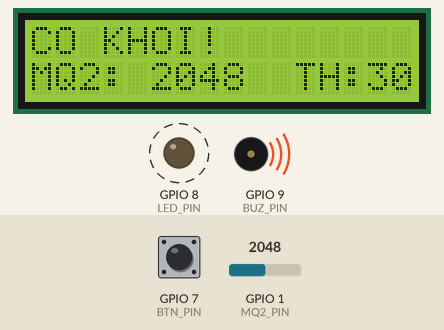
A sketch run on a simulated ESP32-S3. Shown: 16×2 character LCD, output pins drawn as LEDs (lit = HIGH), buzzer (waves = sounding, pin HIGH). Dashed ring = blinking. The test bench sets the inputs (shaded band); at power-on: GPIO 7 (BTN_PIN) HIGH, GPIO 1 (MQ2_PIN) = 2048. What the sketch prints to the serial monitor is not drawn.

Above: at 1.9 s.
2.0 s: GPIO 7 (BTN_PIN) pulled LOW for 0.15 s
At 2.5 s:
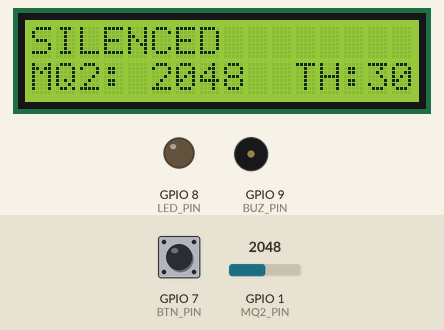
3.6 s: GPIO 1 (MQ2_PIN) set to 313
At 4.6 s:
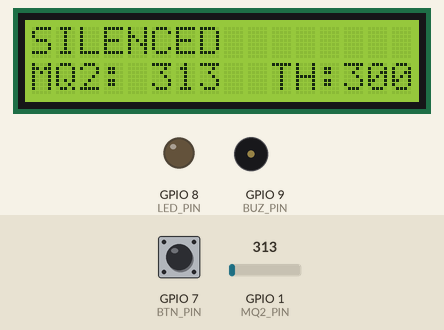
5.1 s: GPIO 1 (MQ2_PIN) set to 277
At 6.4 s:
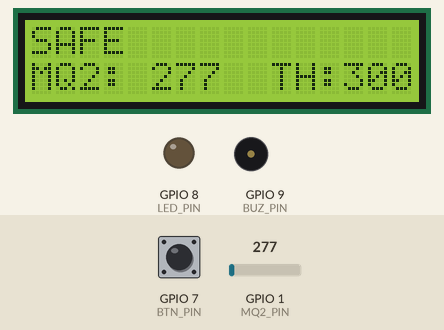
6.7 s: GPIO 1 (MQ2_PIN) set to 340
At 6.95 s:
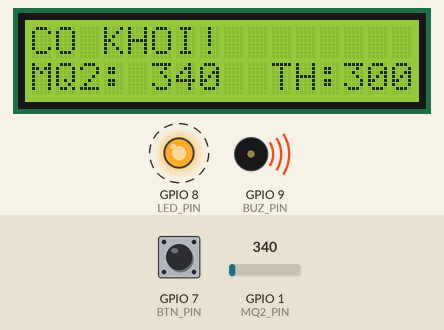
8.2 s: GPIO 7 (BTN_PIN) pulled LOW for 1 s
At 9.6 s:
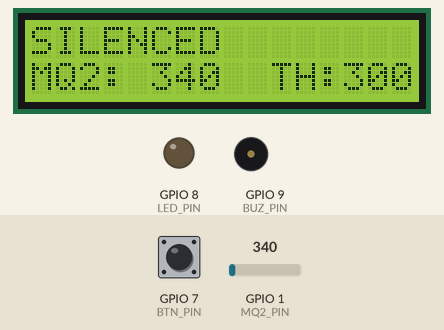
Timing chart, 0 to 11.2 s (numbered marks = the images above; inputs shaded):
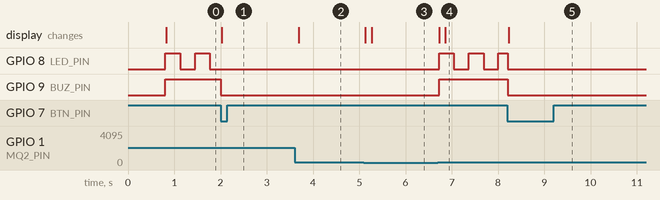

Measured:
- the behaviour switches between 291 and 290 on GPIO 1 (MQ2_PIN) (found by bisection; images 2 and 3)
- after the input at 2.0 s, GPIO 8 (LED_PIN): stops changing and stays LOW; GPIO 9 (BUZ_PIN): HIGH → LOW at once; the display: changes at once (image 1)
- after the input at 3.6 s, the display: changes after 0.09 s (image 2)
- after the input at 5.1 s, the display: first changes at once (image 3 shows a later state)
- after the input at 6.7 s, GPIO 8 (LED_PIN): alternates HIGH for 0.32 s and LOW for 0.32 s, starting at once; GPIO 9 (BUZ_PIN): LOW → HIGH at once; the display: first changes at once (image 4 shows a later state)
- after the input at 8.2 s, GPIO 9 (BUZ_PIN): HIGH → LOW at once; the display: changes at once (image 5)
- by itself, GPIO 8 (LED_PIN): alternates HIGH for 0.32 s and LOW for 0.32 s

The sketch:

offical-arduino.ino
```cpp
#include <Wire.h>               // Thư viện giao tiếp I2C
#include <LiquidCrystal_I2C.h>  // Thư viện điều khiển màn hình LCD

LiquidCrystal_I2C lcd(0x27, 16, 2); // Tạo đối tượng LCD địa chỉ 0x27, 16 cột 2 dòng

// ---- CẤU HÌNH CHÂN (PIN) ----
const int MQ2_PIN  = A0; // Chân Analog đọc cảm biến khói
const int LED_PIN  = 8;  // Chân Digital điều khiển đèn báo
const int BUZ_PIN  = 9;  // Chân Digital điều khiển còi
const int BTN_PIN  = 7;  // Chân Digital đọc nút nhấn (Reset còi)

// ---- CẤU HÌNH NGƯỠNG (THRESHOLD) ----
int TH   =300;   // Ngưỡng nồng độ khói để kích hoạt báo động
int HYST = 10;   // Biên độ trễ (Hysteresis) để chống nhiễu tín hiệu

// ---- BIẾN TRẠNG THÁI (STATE) ----
bool alarm    = false;   // True = Đang có báo động
bool silenced = false;   // True = Người dùng đã bấm nút tắt còi

// ---- BIẾN THỜI GIAN (Dùng cho đa nhiệm - millis) ----
unsigned long lastLcd   = 0; // Thời điểm cập nhật LCD lần cuối
unsigned long lastBlink = 0; // Thời điểm nháy đèn lần cuối
unsigned long lastSend  = 0; // Thời điểm gửi dữ liệu sang ESP32 lần cuối
bool ledState = false;       // Trạng thái hiện tại của đèn LED (Bật/Tắt)

// ---- BIẾN CHỐNG RUNG NÚT NHẤN (DEBOUNCE) ----
int lastBtnStable = HIGH;          // Trạng thái ổn định trước đó (Input Pullup mặc định HIGH)
unsigned long lastDebounceTime = 0;// Thời điểm tín hiệu thay đổi
const unsigned long debounceMs = 40;// Thời gian chờ ổn định tín hiệu (40ms)

// ================= KHỞI TẠO HỆ THỐNG =================
void setup() {
  pinMode(LED_PIN, OUTPUT);       // Cấu hình chân Đèn là đầu ra
  pinMode(BUZ_PIN, OUTPUT);       // Cấu hình chân Còi là đầu ra
  pinMode(BTN_PIN, INPUT_PULLUP); // Cấu hình chân Nút nhấn là đầu vào có trở kéo lên

  digitalWrite(LED_PIN, LOW);     // Tắt đèn ban đầu
  digitalWrite(BUZ_PIN, LOW);     // Tắt còi ban đầu

  lcd.init();                     // Khởi động màn hình LCD
  lcd.backlight();                // Bật đèn nền LCD
  lcd.setCursor(0,0); lcd.print("Smoke Monitor"); // In lời chào
  lcd.setCursor(0,1); lcd.print("Ready...");
  delay(700);                     // Chờ một chút cho ổn định

  Serial.begin(115200);           // Bật giao tiếp UART tốc độ 115200 để nói chuyện với ESP32
  Serial.println("SAFE");         // Gửi trạng thái an toàn ban đầu
}

// Hàm phụ: Xóa dòng 1 và in nội dung mới lên LCD
void showLine0(const char* msg) {
  lcd.setCursor(0,0);
  lcd.print("                ");  // Xóa dòng cũ bằng khoảng trắng
  lcd.setCursor(0,0);
  lcd.print(msg);                 // In thông báo mới
}

// ================= VÒNG LẶP CHÍNH =================
void loop() {
  int v = analogRead(MQ2_PIN);    // Đọc giá trị cảm biến khói (0 - 1023)

  // 1. XỬ LÝ NÚT NHẤN (CHỐNG RUNG)
  int reading = digitalRead(BTN_PIN); // Đọc trạng thái nút hiện tại

  // Nếu trạng thái thay đổi, reset bộ đếm thời gian
  if (reading != lastBtnStable && (millis() - lastDebounceTime) > debounceMs) { //đảm bảo tín hiệu ổn định ít nhất 40ms
    lastDebounceTime = millis();
    lastBtnStable = reading;

    // Nếu xác nhận nút được nhấn xuống (LOW)
    if (lastBtnStable == LOW) {
      silenced = true;            // Kích hoạt chế độ Im lặng
      alarm    = false;           // Tắt trạng thái báo động ngay lập tức

      digitalWrite(LED_PIN, LOW); // Tắt đèn
      digitalWrite(BUZ_PIN, LOW); // Tắt còi

      Serial.println("SILENCE");  // Gửi lệnh báo ESP32 biết
      showLine0("SILENCED");      // Hiển thị lên màn hình
    }
  }

  // 2. LOGIC CẢNH BÁO (CORE LOGIC)
  if (silenced) {
    // Đang im lặng: Chỉ tự động Reset khi khói giảm xuống mức an toàn (TH - HYST)
    if (v <= TH - HYST) {
      silenced = false;           // Thoát chế độ im lặng
      Serial.println("SAFE");     // Báo an toàn cho ESP32
      showLine0("SAFE");
    }
  } else {
    // Chế độ bình thường: Kiểm tra ngưỡng báo động
    // Vượt ngưỡng trên (TH + HYST) -> BÁO ĐỘNG
    if (!alarm && v >= TH + HYST) {
      alarm = true;               // Bật cờ báo động
      Serial.println("ALARM");    // Gửi lệnh sang ESP32 (để chụp ảnh)
      showLine0("CO KHOI!");      // Hiển thị cảnh báo
    }
    // Giảm dưới ngưỡng dưới (TH - HYST) -> TẮT BÁO ĐỘNG
    if (alarm && v <= TH - HYST) {
      alarm = false;              // Tắt cờ báo động
      Serial.println("SAFE");     // Báo an toàn
      showLine0("SAFE");
    }
  }

  // 3. ĐIỀU KHIỂN THIẾT BỊ RA (NON-BLOCKING)
  if (alarm) {
    // Nháy đèn LED mỗi 300ms mà không dùng delay()
    if (millis() - lastBlink > 300) {
      lastBlink = millis();
      ledState = !ledState;       // Đảo trạng thái đèn
      digitalWrite(LED_PIN, ledState);
    }
    digitalWrite(BUZ_PIN, HIGH);  // Còi kêu liên tục
  } else {
    digitalWrite(LED_PIN, LOW);   // Tắt đèn
    digitalWrite(BUZ_PIN, LOW);   // Tắt còi
  }

  // 4. CẬP NHẬT MÀN HÌNH LCD (Mỗi 300ms)
  if (millis() - lastLcd > 300) {
    lastLcd = millis();
    lcd.setCursor(0,1);
    lcd.print("MQ2: "); lcd.print(v);     // In giá trị khói
    lcd.print("  TH:"); lcd.print(TH);    // In ngưỡng cài đặt

    // Xóa các ký tự thừa cuối dòng (nếu số bị ngắn lại)
    int used = 5 + String(v).length() + 4 + String(TH).length();
    for (int i = used; i < 16; i++) lcd.print(' ');
  }

  // 5. GỬI DỮ LIỆU GIÁM SÁT SANG ESP32 (Mỗi 1000ms)
  if (millis() - lastSend > 1000) {
    lastSend = millis();
    Serial.print("MQ2:");
    Serial.println(v);            // Gửi chuỗi định dạng "MQ2:xxx" để vẽ biểu đồ
  }

  delay(20); // Nghỉ cực ngắn để ổn định hệ thống
}
```
